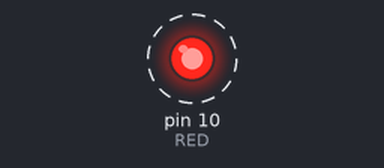
This sketch was run on a simulated Arduino Uno, built with avr-gcc and run on an emulated ATmega328P. Shown: output pins drawn as LEDs (lit = HIGH). Dashed ring = blinking.

Above: at 0.05 s.
Timing chart, 0 to 3.0 s (numbered marks = the images above):
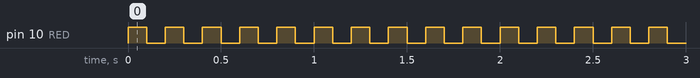

Measured:
- by itself, pin 10 (RED): alternates HIGH for 0.10 s and LOW for 0.10 s

The sketch:

blinkingLED.ino.ino
```cpp
#define RED 10


void setup() {
  // put your setup code here, to run once:
  pinMode(RED, OUTPUT);
}

void loop() {
  // put your main code here, to run repeatedly:
  digitalWrite(RED, HIGH);
  delay(100);
  digitalWrite(RED, LOW);
  delay(100);
}
```
